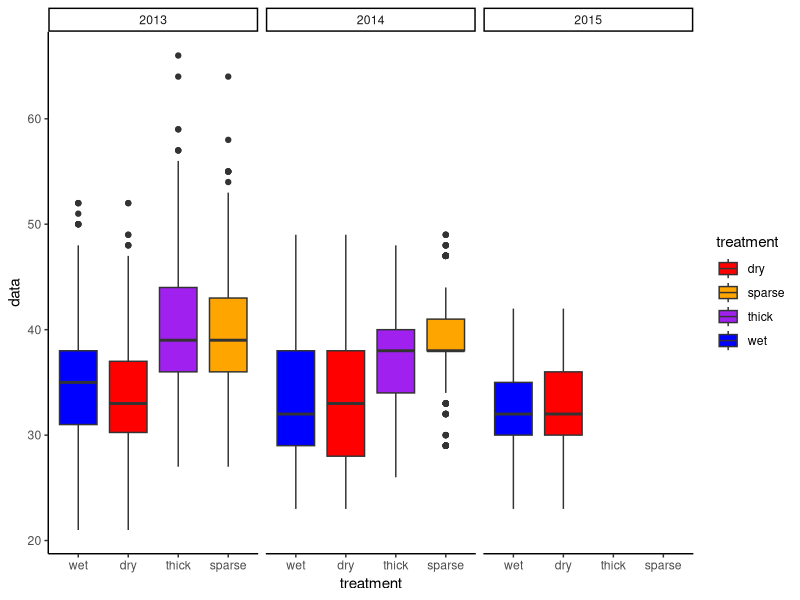
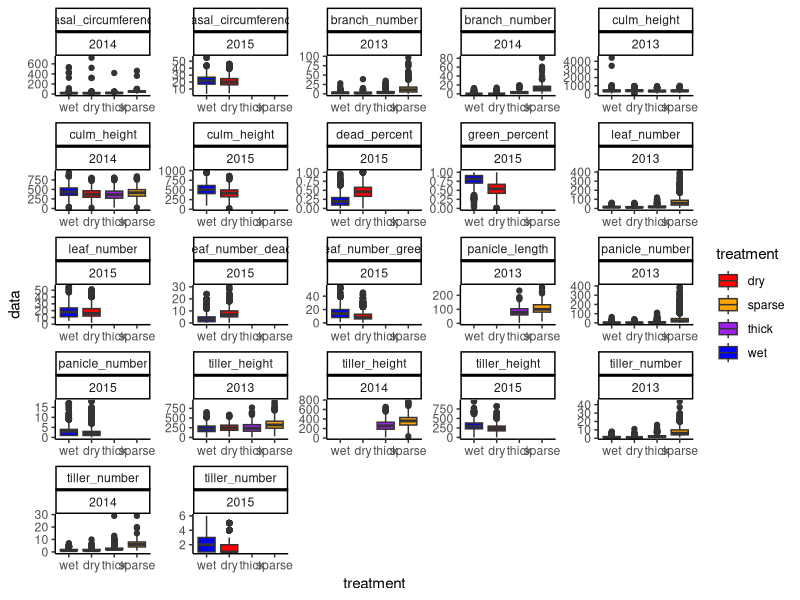
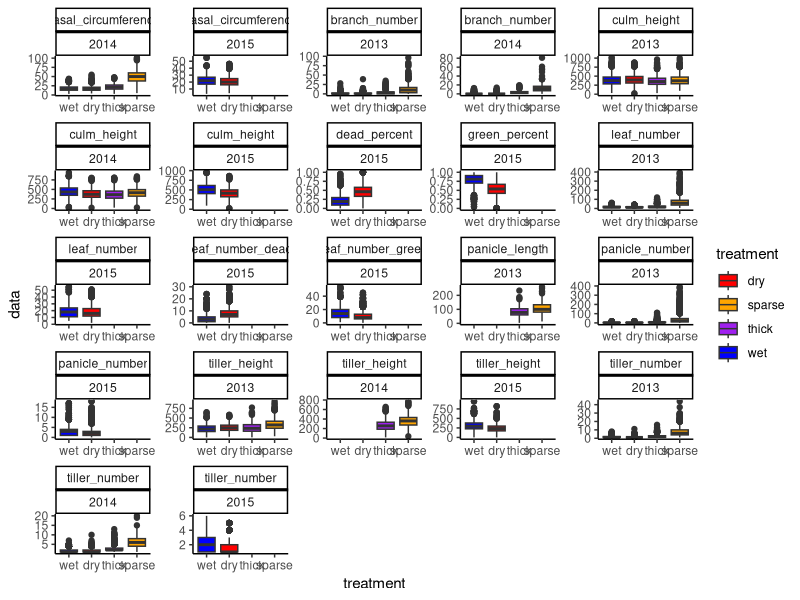
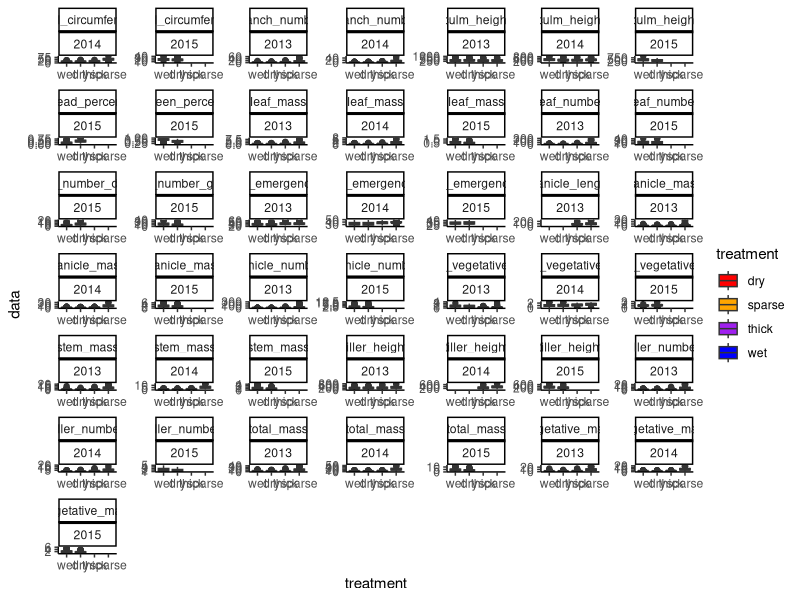

The R script that drew these images, in order:
#Setaria_fetch_harvest_data

#bring in plant-level harvest data from 2013-2015 RIL experiments 
#raw data is from:
##2013 and 2014 REP and DB SAS "step_2" efforts 
##2015 prelim "ready" efforts 

#this script infiles, formats, and addresses various legacy errors (ex tiller_number=0)
#product will be a cleaned plant-level dataset (see bottom of script for .csv and robject generation)


library(reshape2)
library(ggplot2)
library(plyr)






######INFILE######
#infile the various phenotype files 
#note to future self...consider writing a function to infile data regardless of machine and Rproj (see Feldman & Ellsworth manuscript repo for function examples)
#for now, will use relative path starting at Rproj

#2013 Density 
ht_13DN<-read.csv("../data/raw_trait_data/13DN_BMH_traits_step_2.csv",header=T, stringsAsFactors=FALSE, na.strings=".")
hw_13DN<-read.csv("../data/raw_trait_data/13DN_BMH_weights_step_2.csv",header=T, stringsAsFactors=FALSE, na.strings=".")
pe_13DN<-read.csv("../data/raw_trait_data/13DN_panicle_emergence_step_2.csv",header=T, stringsAsFactors=FALSE, na.strings=".")

#2013 Drought 
ht_13DR<-read.csv("../data/raw_trait_data/13DR_BMH_traits_step_2.csv",header=T, stringsAsFactors=FALSE, na.strings=".")
hw_13DR<-read.csv("../data/raw_trait_data/13DR_BMH_weights_step_2.csv",header=T, stringsAsFactors=FALSE, na.strings=".")
pe_13DR<-read.csv("../data/raw_trait_data/13DR_panicle_emergence_step_2.csv",header=T, stringsAsFactors=FALSE, na.strings=".")

#2014 Drought 
ht_14DR<-read.csv("../data/raw_trait_data/14DR_BMH_traits_step_2.csv",header=T, stringsAsFactors=FALSE, na.strings=".")
hw_14DR<-read.csv("../data/raw_trait_data/14DR_BMH_weights_step_2.csv",header=T, stringsAsFactors=FALSE, na.strings=".")
pe_14DR<-read.csv("../data/raw_trait_data/14DR_panicle_emergence_step_2.csv",header=T, stringsAsFactors=FALSE, na.strings=".")

#2014 Density 
ht_14DN<-read.csv("../data/raw_trait_data/14DN_BMH_traits_step_2.csv",header=T, stringsAsFactors=FALSE, na.strings=".")
hw_14DN<-read.csv("../data/raw_trait_data/14DN_BMH_weights_step_2.csv",header=T, stringsAsFactors=FALSE, na.strings=".")
pe_14DN<-read.csv("../data/raw_trait_data/14DN_panicle_emergence_step_2.csv",header=T, stringsAsFactors=FALSE, na.strings=".")

#2015 Drought 
pe_15DR<-read.csv("../data/raw_trait_data/15DR panicle emergence ready.csv",header=T, stringsAsFactors=FALSE, na.strings=".")
wp_15DR<-read.csv("../data/raw_trait_data/15DR water potential ready.csv", header=T, stringsAsFactors=FALSE, na.strings=".")
ht_15DR<-read.csv("../data/raw_trait_data/15DR biomass traits ready.csv",header=T, stringsAsFactors=FALSE, na.strings=".")
hw_15DR<-read.csv("../data/raw_trait_data/15DR biomass weights ready.csv",header=T, stringsAsFactors=FALSE, na.strings=".")



#####HARVEST DAS######
#pull out harvest DAS
ht_13DN$harvest_DAS<-ht_13DN$DOY-ht_13DN$sowing_doy

ht_13DR$harvest_DAS<-ht_13DR$DOY-ht_13DR$sowing_doy

ht_14DR$sowing_doy<-159
ht_14DR$harvest_DAS<-ht_14DR$DOY-ht_14DR$sowing_doy

ht_14DN$julian<-as.Date(ht_14DN$date, origin="1899-12-30")
ht_14DN$DOY<-as.numeric(strftime(ht_14DN$julian, format="%j"))
ht_14DN$harvest_DAS<-ht_14DN$DOY-ht_14DN$sowing_doy

ht_15DR_hd<-subset(ht_15DR, trait=="harvest_das")
ht_15DR_hd<-ht_15DR_hd[,c(4,7)]
colnames(ht_15DR_hd)[2]<-"harvest_DAS"
ht_15DR<-merge(ht_15DR, ht_15DR_hd, by=c("subplot_id"))

#later will use this harvest DAS data to show harvest DAS effect on harvest data (supplemental)



#####PANICLE EMERGENCE#####
#panicle emergence format 
colnames(pe_13DN)[11]<-"subplot_id"
colnames(pe_13DN)[17]<-"data"
pe_13DN$trait<-"panicle_emergence_DAS"
pe_13DN<-pe_13DN[,c(1,2,8,9,11,14,17)]

colnames(pe_13DR)[11]<-"subplot_id"
colnames(pe_13DR)[13]<-"data"
pe_13DR$trait<-"panicle_emergence_DAS"
pe_13DR<-pe_13DR[,c(1,2,8,9,11,12,13)]

colnames(pe_14DR)[11]<-"subplot_id"
colnames(pe_14DR)[13]<-"data"
pe_14DR$trait<-"panicle_emergence_DAS"
pe_14DR<-pe_14DR[,c(1,2,8,9,11,12,13)]

colnames(pe_14DN)[11]<-"subplot_id"
colnames(pe_14DN)[14]<-"data"
pe_14DN$trait<-"panicle_emergence_DAS"
pe_14DN<-pe_14DN[,c(1,2,8,9,11,12,14)]

pe_15DR<-pe_15DR[,c(2:6)]
pe_15DR$trait<-"panicle_emergence_DAS"
pe_15DR$year<-2015
pe_15DR$experiment<-"drought"

#stack
all_pe<-rbind(pe_13DN, pe_13DR, pe_14DR, pe_14DN, pe_15DR)

#column format 
all_pe$data<-as.numeric(all_pe$data)

all_pe$treatment[all_pe$treatment=="high_density"]<-"thick"
all_pe$treatment[all_pe$treatment=="low_density"]<-"sparse"

#basic visualization 
ggplot(all_pe, aes(x=treatment, y=data, fill=treatment))+
  geom_boxplot()+
  scale_x_discrete(limits=c("wet", "dry", "thick", "sparse"))+
  scale_fill_manual(values=c("red", "orange", "purple", "blue"))+
  facet_wrap(~year)+
  theme_classic()

#distributions looks pretty good, no major outliers to flag/remove 


######TRAITS######
#format
colnames(ht_13DN)[11]<-"subplot_id"
colnames(ht_13DN)[15]<-"rep"
ht_13DN<-ht_13DN[,c(1,2,8,9,11,15,16,18,17,19)]

colnames(ht_13DR)[12]<-"subplot_id"
colnames(ht_13DR)[15]<-"rep"
ht_13DR<-ht_13DR[,c(1,2,9,10,12,14,15,17,16,18)]

colnames(ht_14DR)[9]<-"subplot_id"
ht_14DR<-ht_14DR[,c(1,2,6,7,9,13,14,16,15,18)]

colnames(ht_14DN)[11]<-"subplot_id"
ht_14DN<-ht_14DN[,c(1,2,8,9,11,14,15,17,16,20)]

ht_15DR<-ht_15DR[,c(1,3:8)]
ht_15DR$year<-2015
ht_15DR$experiment<-"drought"
ht_15DR$flag<-NA

#stack
all_ht<-rbind(ht_13DN, ht_13DR, ht_14DR, ht_14DN, ht_15DR)

#format
all_ht$data<-as.numeric(all_ht$data)
all_ht$harvest_DAS<-as.numeric(all_ht$harvest_DAS)

all_ht$treatment[all_ht$treatment=="high_density"]<-"thick"
all_ht$treatment[all_ht$treatment=="low_density"]<-"sparse"

#break out harvest_DAS 
all_hd<-ddply(all_ht, c("year", "experiment", "subplot_id"), summarise, harvest_DAS=mean(harvest_DAS))



#consistent trait names 
all_ht$trait[all_ht$trait=="Panicle_number_per_plant"]<-"panicle_number"
all_ht$trait[all_ht$trait=="panicle_number_per_plant"]<-"panicle_number"
all_ht$trait[all_ht$trait=="leaf_number_per_plant"]<-"leaf_number"
all_ht$trait[all_ht$trait=="second_tiller_height"]<-"tiller_height"
all_ht$trait[all_ht$trait=="Panicle_Length"]<-"panicle_length"
all_ht$trait[all_ht$trait=="pan_number"]<-"panicle_number"
all_ht$trait[all_ht$trait=="culm_basal_c"]<-"basal_circumference"
all_ht$trait[all_ht$trait=="generic_1"]<-"leaf_number_green"
all_ht$trait[all_ht$trait=="dead"]<-"leaf_number_dead"
all_ht$trait[all_ht$trait=="branch_number_per_plant"]<-"branch_number"
all_ht$trait[all_ht$trait=="tiller_number_per_plant"]<-"tiller_number"

#remove some traits (will transform consistently in a separate script)
all_ht<-all_ht[!(all_ht$trait==""),]
all_ht<-all_ht[!(all_ht$trait=="harvest_DAS"),]
all_ht<-all_ht[!(all_ht$trait=="harvest_das"),]
all_ht<-all_ht[!(all_ht$trait=="tiller_diff"),]
all_ht<-all_ht[!(all_ht$trait=="branch_number_per_plant_sqrt"),]
all_ht<-all_ht[!(all_ht$trait=="tiller_number_per_plant_sqrt"),]
all_ht<-all_ht[!(all_ht$trait=="leaf_number_per_plant_sqrt"),]
all_ht<-all_ht[!(all_ht$trait=="panicle_number_per_plant_sqrt"),]

#basic visualization 
ggplot(all_ht, aes(x=treatment, y=data, fill=treatment))+
  geom_boxplot()+
  scale_x_discrete(limits=c("wet", "dry", "thick", "sparse"))+
  scale_fill_manual(values=c("red", "orange", "purple", "blue"))+
  facet_wrap(~trait+year, scale="free")+
  theme_classic()





#some things to fix 
#errant NA
aggregate(data~year+experiment+trait, data=all_ht, function(x) {sum(is.na(x))}, na.action=NULL)
#errant data=0
aggregate(data~year+experiment+trait, data=all_ht, function(x) {sum(is.na(x))}, na.action=NULL)

#tiller number = 0 should be changed to = 1 
#branch number = NA should be = 0

#tiller number fix 
all_ht$data[all_ht$trait=="tiller_number"&all_ht$data<1]<-1

#branch number fix 
#swing branch number wide with culm height and if culm height is present and branch number is NA, change to 0
#trim down to just relevant traits and experiment 
branch_fix<-all_ht[which(all_ht$year==2013 & all_ht$trait %in% c("culm_height", "branch_number")),]
#swing
branch_wide<-dcast(branch_fix, year+experiment+genotype+treatment+subplot_id+rep~trait, value.var="data")
#switch na to 0 where appropriate 
branch_wide$branch_number[is.na(branch_wide$branch_number) & branch_wide$culm_height>1]<-0

#reformat new branch data 
colnames(branch_wide)[7]<-"data"
branch_wide$flag<-NA
branch_wide$harvest_DAS<-NA
branch_wide$trait<-"branch_number"
branch_wide$culm_height<-NULL

#join branch data to rest of harvest traits 
all_ht1<-all_ht[-which(all_ht$year==2013 & all_ht$trait=="branch_number"),]
all_ht1<-rbind(all_ht1, branch_wide)

#outlier flags 
#id obs already flagged from previous analysis 
outliers_ht<-subset(all_ht1, flag>0)
#assign flag=0 to NA in flag column 
all_ht1$flag[is.na(all_ht1$flag)]<-0
#remove flag=2
all_ht2<-subset(all_ht1, flag<2)




#visualize post flag removal 
ggplot(all_ht2, aes(x=treatment, y=data, fill=treatment))+
  geom_boxplot()+
  scale_x_discrete(limits=c("wet", "dry", "thick", "sparse"))+
  scale_fill_manual(values=c("red", "orange", "purple", "blue"))+
  facet_wrap(~trait+year, scale="free")+
  theme_classic()


#average to subplot_id
all_hts<-ddply(all_ht2, c("year", "experiment", "genotype", "treatment", "subplot_id", "trait"), summarise,
               data=mean(data, na.rm=TRUE))

#NaN's result from division of 0? why would this still be here? 








######WEIGHTS#######

colnames(hw_13DN)[11]<-"subplot_id"
hw_13DN<-hw_13DN[,c(1,2,8,9,11,13,15)]

colnames(hw_13DR)[12]<-"subplot_id"
hw_13DR<-hw_13DR[,c(1,2,9,10,12,15,17)]

colnames(hw_14DR)[11]<-"subplot_id"
hw_14DR<-hw_14DR[,c(1,2,8,9,11,13,15)]

colnames(hw_14DN)[11]<-"subplot_id"
hw_14DN<-hw_14DN[,c(1,2,8,9,11,13,14)]

hw_15DR<-hw_15DR[,c(2:6)]
hw_15DR$year<-2015
hw_15DR$experiment<-"drought"

#stack weights together 
all_hw<-rbind(hw_13DN, hw_13DR, hw_14DR, hw_14DN, hw_15DR)

#format
all_hw$data<-as.numeric(as.character(all_hw$data))

all_hw$treatment[all_hw$treatment=="high_density"]<-"thick"
all_hw$treatment[all_hw$treatment=="low_density"]<-"sparse"

#consistent trait names 
all_hw$trait[all_hw$trait=="leaf_mass_per_plant"]<-"leaf_mass"
all_hw$trait[all_hw$trait=="panicle_mass_per_plant"]<-"panicle_mass"
all_hw$trait[all_hw$trait=="stem_mass_per_plant"]<-"stem_mass"
all_hw$trait[all_hw$trait=="total_mass_per_plan"]<-"total_mass_per_plant"

#remove some traits 
#remove and re-do per area consistently 
all_hw<-all_hw[!(all_hw$trait=="leaf_mass_per_m2"),]
all_hw<-all_hw[!(all_hw$trait=="panicle_mass_per_m2"),]
all_hw<-all_hw[!(all_hw$trait=="stem_mass_per_m2"),]
all_hw<-all_hw[!(all_hw$trait=="total_mass_per_m2"),]
#remove and re-do totals and ratios 
all_hw<-all_hw[!(all_hw$trait=="total_mass_per_plant"),]
all_hw<-all_hw[!(all_hw$trait=="vegetative_mass_per_plant"),]
all_hw<-all_hw[!(all_hw$trait=="reproductive_vegetative_mass_ratio"),]




#Swing wide and derive some traits 
all_hww<-dcast(all_hw, year+experiment+genotype+treatment+subplot_id~trait, value.var="data")
#calculate some traits 
all_hww$vegetative_mass<-all_hww$leaf_mass+all_hww$stem_mass
all_hww$total_mass<-all_hww$leaf_mass+all_hww$stem_mass+all_hww$panicle_mass
all_hww$reproductive_vegetative_mass_ratio<-all_hww$panicle_mass/all_hww$vegetative_mass

#back long 
all_hwl<-melt(all_hww, id.vars=c("year","experiment","genotype","treatment","subplot_id"), measure.vars=c("leaf_mass", "panicle_mass", "stem_mass", "vegetative_mass", "total_mass", "reproductive_vegetative_mass_ratio"), variable.name="trait",value.name="data")

#########STACK##########
all_stack<-rbind(all_pe, all_hwl, all_hts)

#fix these errant genotypes (either no data or data cannot be attributed to actual observations)
#BLANK
#missing
#NO TAG
#RIL-093

all_stack<-all_stack[!(all_stack$genotype %in% c("BLANK", "missing", "NO TAG", "RIL-093")),]

#visualize 
ggplot(all_stack, aes(x=treatment, y=data, fill=treatment))+
  geom_boxplot()+
  scale_x_discrete(limits=c("wet", "dry", "thick", "sparse"))+
  scale_fill_manual(values=c("red", "orange", "purple", "blue"))+
  facet_wrap(~trait+year, scale="free")+
  theme_classic()








######PRODUCT######

save(all_stack, file="../data/harvest_phenotypes_clean.Rdata")


write.csv(all_stack, file="../data/harvest_phenotypes_clean.csv", row.names=FALSE)




